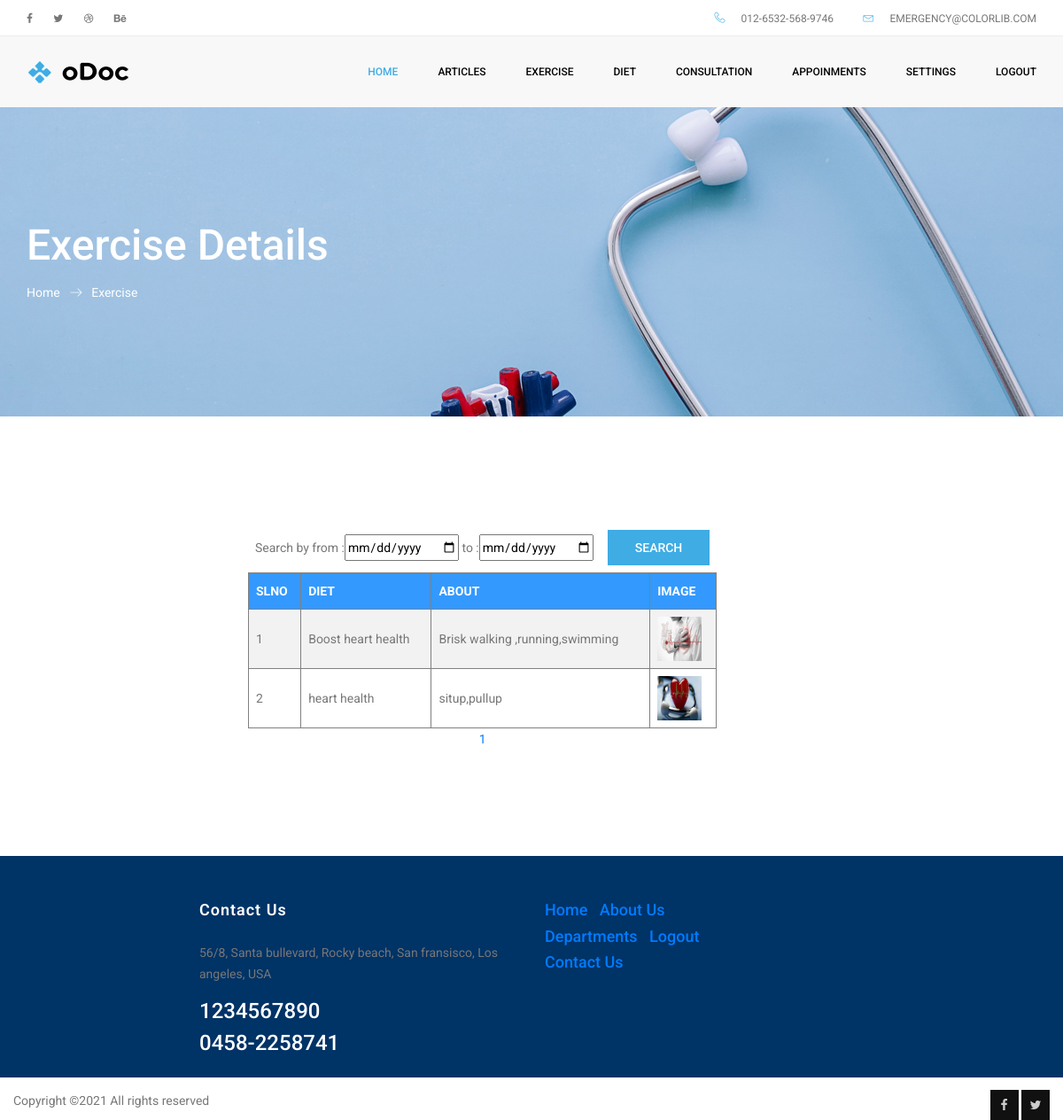
/doctor/view_exercise.php, run on the app's committed database.
### tables this page shows
CREATE TABLE `exercise` (
  `eid` int(11) NOT NULL,
  `did` int(11) NOT NULL,
  `date` date NOT NULL,
  `about` varchar(30) NOT NULL,
  `description` varchar(300) NOT NULL,
  `image` varchar(500) NOT NULL
);

### doctor/view_exercise.php (the view, shortened to what this page needs)
<!doctype html>
<html lang="en">
<head>
    <link rel="stylesheet" href="../css/bootstrap.css">
    <link rel="stylesheet" href="../vendors/linericon/style.css">
    <link rel="stylesheet" href="../css/font-awesome.min.css">
    <link rel="stylesheet" href="../vendors/owl-carousel/owl.carousel.min.css">
    <link rel="stylesheet" href="../vendors/lightbox/simpleLightbox.css">
    <link rel="stylesheet" href="../vendors/nice-select/css/nice-select.css">
    <link rel="stylesheet" href="../vendors/animate-css/animate.css">
    <link rel="stylesheet" href="../css/style.css">
    <link rel="stylesheet" href="../css/table.css">
    <link rel="stylesheet" href="../css/responsive.css">
</head>
<body>
	<header class="header_area">
		<div class="top_menu row m0">
			<div class="container">
				<div class="float-left">
					<ul class="left_side">
						<li>
							<a href="login.html">
								<i class="fa fa-facebook-f"></i>
							</a>
						</li>
						<li>
							<a href="login.html">
								<i class="fa fa-twitter"></i>
							</a>
						</li>
						<li>
							<a href="login.html">
								<i class="fa fa-dribbble"></i>
							</a>
						</li>
						<li>
							<a href="login.html">
								<i class="fa fa-behance"></i>
							</a>
						</li>
					</ul>
				</div>
				<div class="float-right">
					<ul class="right_side">
						<li>
							<a href="login.html">
								<i class="lnr lnr-phone-handset"></i>
								012-6532-568-9746
							</a>
						</li>
						<li>
							<a href="#">
								<i class="lnr lnr-envelope"></i>
								emergency@colorlib.com
							</a>
						</li>
					</ul>
				</div>
			</div>
		</div>
		<div class="main_menu">
			<nav class="navbar navbar-expand-lg navbar-light">
				<div class="container">
					<a class="navbar-brand logo_h" href="index.html">
						<img src="../img/logo1.png" alt="">
					</a>
				<div class="collapse navbar-collapse offset" id="navbarSupportedContent">
						<div class="row ml-0 w-100">
							<div class="col-lg-12 pr-0">
								<ul class="nav navbar-nav center_nav pull-right">
									<li class="nav-item active" >
										<a class="nav-link" href="doctor_home.php">Home</a>
									</li>
                                    <li class="nav-item submenu dropdown">
										<a href="#" class="nav-link dropdown-toggle" data-toggle="dropdown" role="button" aria-haspopup="true" aria-expanded="false">ARTICLES</a>
									</li>
                                    <li class="nav-item submenu dropdown">
										<a href="#" class="nav-link dropdown-toggle" data-toggle="dropdown" role="button" aria-haspopup="true" aria-expanded="false">Exercise</a>
									</li>
                                    <li class="nav-item submenu dropdown">
										<a href="#" class="nav-link dropdown-toggle" data-toggle="dropdown" role="button" aria-haspopup="true" aria-expanded="false">diet</a>
									</li>
									 <li class="nav-item " >
										<a class="nav-link" href="view_symptom.php">Consultation</a>
									</li>
                                    <li class="nav-item " >
										<a class="nav-link" href="view_token_list.php">Appoinments</a>
									</li>
                                    <li class="nav-item submenu dropdown">
										<a href="#" class="nav-link dropdown-toggle" data-toggle="dropdown" role="button" aria-haspopup="true" aria-expanded="false">Settings</a>
									</li>
									<li class="nav-item ">
										<a class="nav-link" href="../logout.php">logout</a>
									</li>
								</ul>
							</div>
						</div>
					</div>
				</div>
			</nav>
		</div>
	</header>
    <section class="banner_area">
        <div class="banner_inner d-flex align-items-center">
            <div class="container">
                <div class="banner_content text-left">
                    <h2>Exercise Details</h2>
                    <div class="page_link">
                        <a href="doctor_home.php">Home</a>
                        <a href="view_diet.php">Exercise</a>
                    </div>
                </div>
            </div>
        </div>
    </section>
    <section class="contact_area p_120">
        <div class="container">
          <div class="row" style="margin-left:250px">
            <form method="post">
<table align="center">
<tr><td>Search by from :<input type="date" name="fd" /> to :<input type="date" name="td" /></td><td><input type="submit" name="search" value="SEARCH" class="btn submit_btn"/></td></tr></table>
<table align="center" border="1">
<?php
$con=mysqli_connect("localhost","root","","find_my_doctor");
$uid=$_SESSION['uid'];
if(isset($_GET['page']))
{
	$page=$_GET['page'];
}
else
{
$page=1;
}
$num_per_page=5;
$start_from=($page-1)*$num_per_page;
if(isset($_POST['search']))
{
	$fd=$_POST['fd'];
	$td=$_POST['td'];
	if($fd!="" && $td!="")
	{
		$sql="select * from exercise where did!='$uid' and date between '$fd' and '$td'  limit $start_from,$num_per_page";
		$exe=mysqli_query($con,$sql);
		$sql1="SELECT * FROM `exercise` WHERE did!='$uid' and date between '$fd' and '$td'";
		$exe1=mysqli_query($con,$sql1);
	}
	else
	{
		$sql="select * from exercise where did!='$uid' limit $start_from,$num_per_page";
		$exe=mysqli_query($con,$sql);
		$sql1="SELECT * FROM `exercise `";
		$exe1=mysqli_query($con,$sql1);
	}
}
else
{
	$sql="select * from exercise where did!='$uid' limit $start_from,$num_per_page";
		$exe=mysqli_query($con,$sql);
		$sql1="SELECT * FROM `exercise`";
		$exe1=mysqli_query($con,$sql1);
}
$total_records=mysqli_num_rows($exe1);
$total_pages=ceil($total_records/$num_per_page);
$i=1;
if(mysqli_num_rows($exe)>0)
{?>
<tr>
<th>SLNO</th>
<th>DIET</th>
<th>ABOUT</th>
<th>IMAGE</th>
</tr>
<?php
while($fetch=mysqli_fetch_array($exe))
{
?><td><?php echo $i;?></td>
<td><?php echo $fetch['about'];?></td>
<td><?php echo $fetch['description'];?></td>
<td><img src="../image/<?php echo $fetch['image'];?>" height="50px" width="50px" /></td>
<?php
$i=$i+1;
}
}
else
{?>
<font color="#FF0000" size="+3" face="Times New Roman, Times, serif"><?php echo "NO EXERCISE DETAILS FOUND";?></font>
 <?php
}
?>
</table>
<center>
<?php
for($i=1;$i<=$total_pages;$i++)
{
	?>
    <a href="view_exercise.php?page=<?php echo $i;?>"><?php echo $i;?></a>
    <?php
}
?>
?></center></form>
        </div>
    </section>
     <footer class="footer-area section_gap">
		<div class="container" style="height:150px">
			<div class="row">
				<div class="col-lg-2  col-md-6">
				</div>
				<div class="col-lg-4  col-md-6">
					<div class="single-footer-widget mail-chimp">
						<h6 class="mb-20">Contact Us</h6>
						<p>
							56/8, Santa bullevard, Rocky beach, San fransisco, Los angeles, USA
						</p>
						<h3>1234567890</h3>
						<h3>0458-2258741</h3>
					</div>
				</div>
				<div class="col-lg-6  col-md-12">
					<div class="single-footer-widget newsletter">
						<h4><a href="../index.php">Home</a>&nbsp;&nbsp;&nbsp;<a href="../about.php">About Us</a></h4>
                        <h4><a href="../department.php">Departments</a>&nbsp;&nbsp;&nbsp;<a href="../logout.php">Logout</a></h4>
                        <h4><a href="../contact.php">Contact Us</a></h4>
					</div>
				</div>
			</div>
			<div class="row footer-bottom d-flex justify-content-between" style="margin-top:-50px">
				<p class=" footer-text m-0">
Copyright &copy;<script>document.write(new Date().getFullYear());</script> All rights reserved
				</p>
				<div class=" footer-social" style="margin-left:100px">
					<a href="#">
						<i class="fa fa-facebook"></i>
					</a>
					<a href="#">
						<i class="fa fa-twitter"></i>
					</a>
				</div>
			</div>
		</div>
	</footer>
</body>
</html>

### css/table.css (style rules this page uses)
table { border-collapse: collapse; width: 100%; }
th, td { text-align: left; padding: 8px; }
th { background-color:#3399FF; color: white; }

### data on the page
exercise: about "Boost heart health", description "Brisk walking ,running,swimming", image (picture)
exercise: about "heart health", description "situp,pullup", image (picture)
